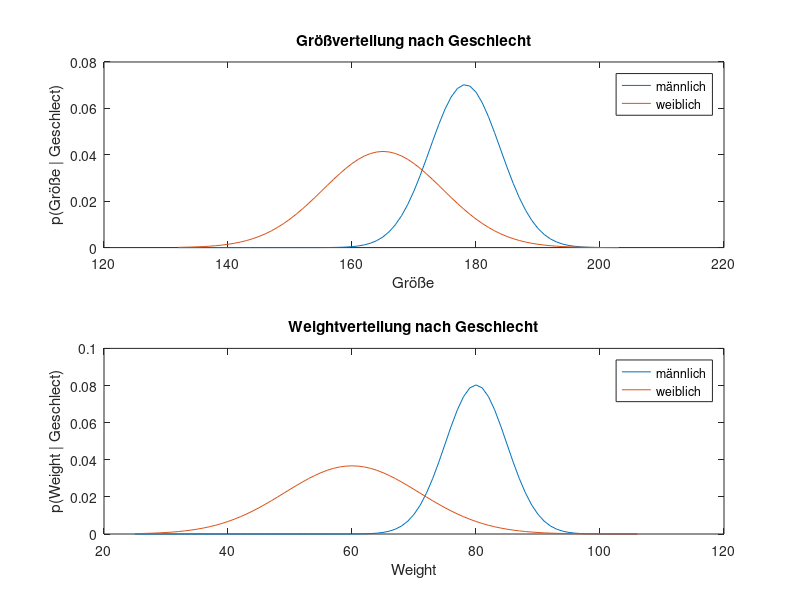
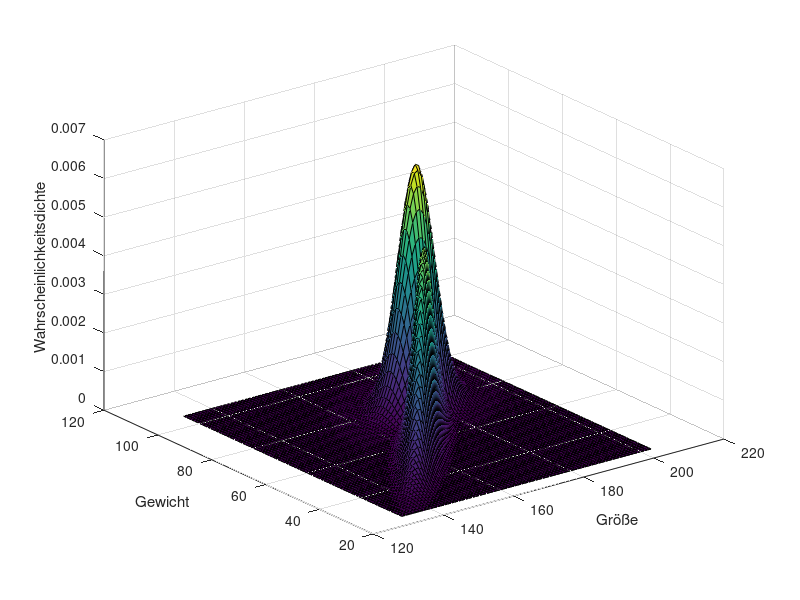
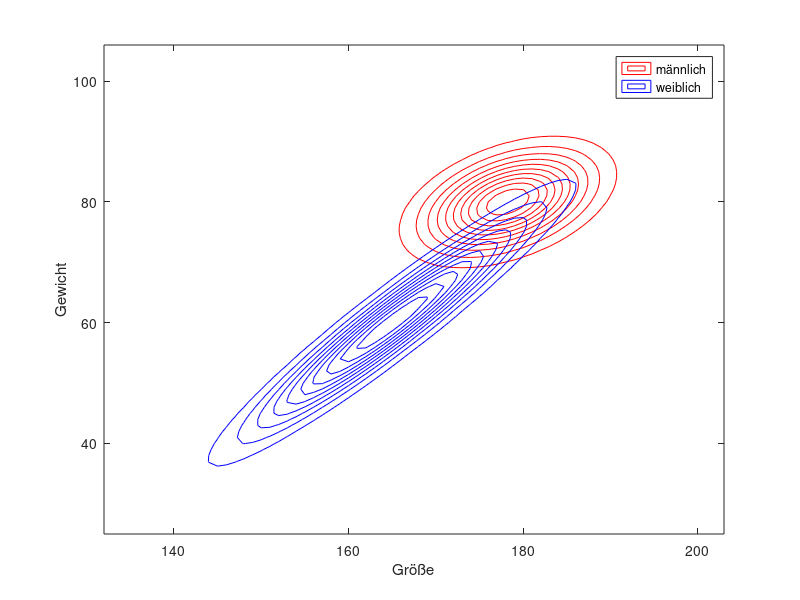

These figures' MATLAB source, in order: (Note: this script raises an error after producing the figures.)
%% Laden der Daten

    % TODO
    data = load('genderData.mat');
    
%% Schätzung der Parameter der Verteilungen

    height_m_in_cm = data.height_m_in_cm;
    height_f_in_cm = data.height_f_in_cm;
    weight_m_in_kg = data.weight_m_in_kg;
    weight_f_in_kg = data.weight_f_in_kg;
    
    % TODO
    mean_height_m = 1/length(height_m_in_cm)*sum(height_m_in_cm);
    mean_height_f = 1/length(height_f_in_cm)*sum(height_f_in_cm);
    mean_weight_m = 1/length(weight_m_in_kg)*sum(weight_m_in_kg);
    mean_weight_f = 1/length(weight_f_in_kg)*sum(weight_f_in_kg);
    
    var_height_m = sqrt(1/(length(height_m_in_cm)-1)*sum((height_m_in_cm - mean_height_m).^2));
    var_height_f = sqrt(1/(length(height_f_in_cm)-1)*sum((height_f_in_cm - mean_height_f).^2));
    var_weight_m = sqrt(1/(length(weight_m_in_kg)-1)*sum((weight_m_in_kg - mean_weight_m).^2));
    var_weight_f = sqrt(1/(length(weight_f_in_kg)-1)*sum((weight_f_in_kg - mean_weight_f).^2));
%% Darstellung der geschätzen Verteilungen

    % TODO
    cov_m = cov(height_m_in_cm, weight_m_in_kg);
    cov_f = cov(height_f_in_cm, weight_f_in_kg);
    
    %% eindimensionale Verteilungen
    figure(1);
    subplot(2, 1, 1);
    xHeight = min(height_f_in_cm)-20 :1: max(height_m_in_cm)+20;
    ymHeight = pdf('Normal', xHeight, mean_height_m, var_height_m);
    yfHeight = pdf('Normal', xHeight, mean_height_f, var_height_f);
    xWeight = min(weight_f_in_kg)-20 :1: max(weight_m_in_kg)+20;
    ymWeight = pdf('Normal', xWeight, mean_weight_m, var_weight_m);
    yfWeight = pdf('Normal', xWeight, mean_weight_f, var_weight_f);
    
    plot(xHeight, ymHeight, xHeight, yfHeight);
    legend("männlich", "weiblich");
    title("Größverteilung nach Geschlecht");
    ylabel("p(Größe | Geschlect)");
    xlabel("Größe");
    
    subplot(2, 1, 2);
    plot(xWeight, ymWeight, xWeight, yfWeight);
    legend("männlich", "weiblich");
    title("Weightverteilung nach Geschlecht");
    ylabel("p(Weight | Geschlect)");
    xlabel("Weight");
    
    %% zweidimensionalen Verteilungen 
    [X1, X2] = meshgrid(xHeight, xWeight);
    X = [X1(:) X2(:)];
    
    mean_m = [mean_height_m mean_weight_m];
    ym = mvnpdf(X, mean_m, cov_m);
    ym = reshape(ym, length(xWeight), length(xHeight));
    
    mean_f = [mean_height_f mean_weight_f];
    yf = mvnpdf(X, mean_f, cov_f);
    yf = reshape(yf, length(xWeight), length(xHeight));
    
    % using surf
    figure(2)
    surf(xHeight, xWeight, ym)
    xlabel("Größe"), ylabel("Gewicht"), zlabel("Wahrscheinlichkeitsdichte");
    hold on;
    surf(xHeight, xWeight, yf)
%     legend("männlich", "weiblich");
    hold off;
    
    % using contour
    figure(3)
    contour(X1, X2, ym, 'r')
    xlabel("Größe"), ylabel("Gewicht"), zlabel("Wahrscheinlichkeitsdichte");
    hold on;
    contour(X1, X2, yf, 'b')
    
    legend("männlich", "weiblich");
    hold off;
%% Naiver Bayes Klassifikator
%  Variablen unabhängig, eindimensionale Normalverteilungen
    
    % TODO
    height_input = input("Bitte geben Sie die Größe: ");
    weight_input = input("Bitte geben Sie das Gewicht: ");
    clf_naive = NaiveGeschlechtClassify(height_input, weight_input, mean_height_m, mean_height_f, mean_weight_m, mean_weight_f, ...
        var_height_m, var_height_f, var_weight_m, var_weight_f);
    disp(["Based on Naive Classification, it was ", clf_naive])
    
%% Bayes Klassifikator
%  Variablen abhängig, mehrdimensionale Normalverteilung

    % TODO
    var_input = [height_input weight_input];
    clf_einfach = "männlich";
    
    prob_einfach_m = mvnpdf(var_input, mean_m, cov_m);      %% einfach Bayes Klassfication für Mann
    prob_einfach_f = mvnpdf(var_input, mean_f, cov_f);      %% einfach Bayes Klassfication für Frau
    if prob_einfach_f > prob_einfach_m
        clf_einfach = "weiblich";
    end
    disp(["Actually, it was ", clf_naive])